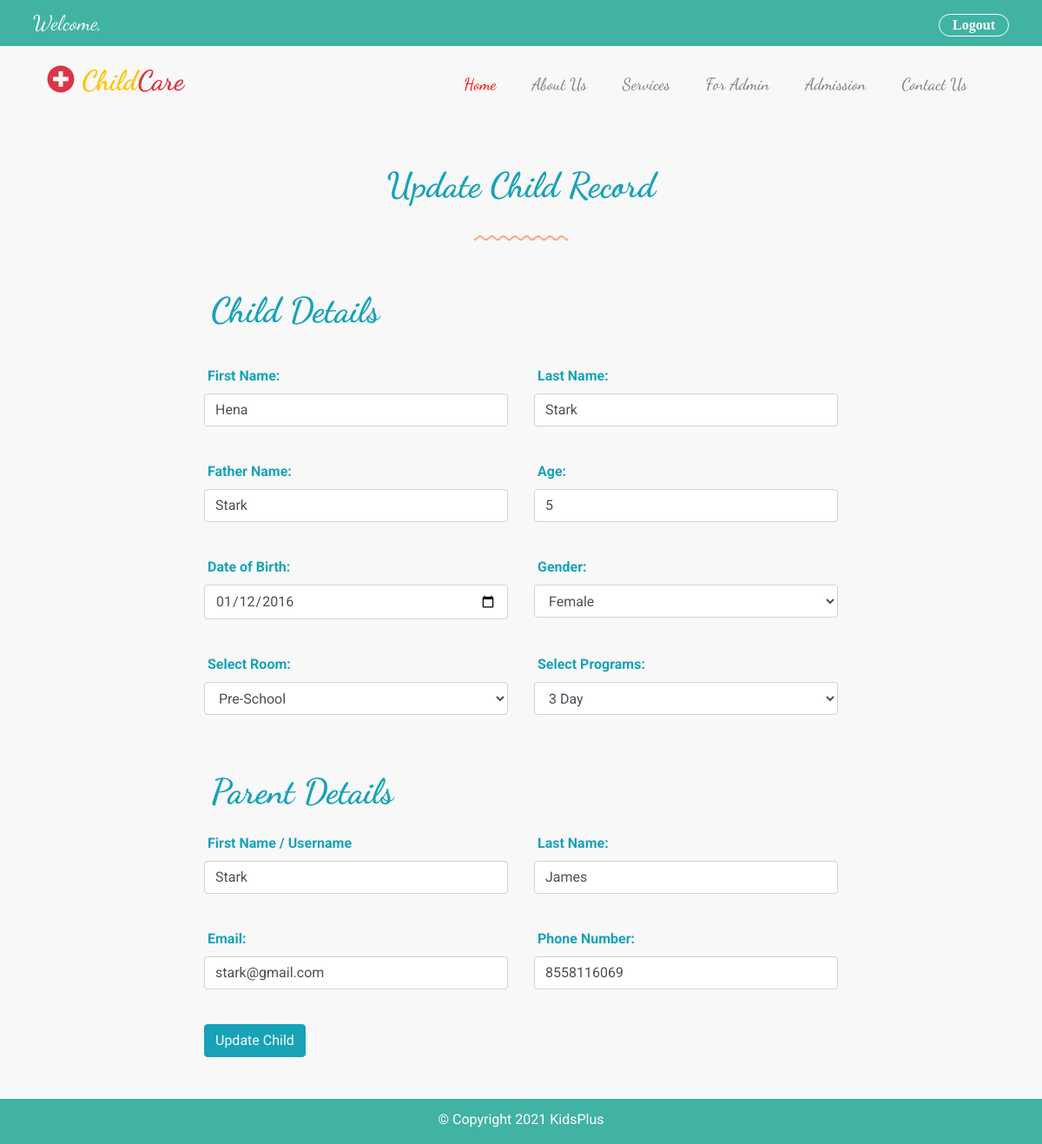
The app's page /admin/update_children.php?id=46 with its own data.
### tables this page shows
CREATE TABLE `child` (
  `child_id` int(16) NOT NULL,
  `child_first_name` varchar(255) NOT NULL,
  `child_last_name` varchar(255) NOT NULL,
  `child_father_name` varchar(255) NOT NULL,
  `child_age` int(4) NOT NULL,
  `child_dob` date NOT NULL,
  `child_gender` varchar(255) NOT NULL,
  `child_room` varchar(255) NOT NULL,
  `child_program` varchar(255) NOT NULL,
  `parent_email` varchar(255) NOT NULL
);

CREATE TABLE `parent` (
  `parent_id` int(16) NOT NULL,
  `parent_first_name` varchar(255) NOT NULL,
  `parent_last_name` varchar(255) NOT NULL,
  `parent_email` varchar(255) NOT NULL,
  `parent_phone_num` varchar(255) NOT NULL,
  `parent_pswd` varchar(255) NOT NULL,
  `child_id` int(16) DEFAULT NULL
);

### admin/update_children.php (the view, shortened to what this page needs)
<?php
require '../database/connection.php';
if(isset($_GET['id'])){
    $update_child_id = $_GET['id'];
    $query ="SELECT * FROM child WHERE child_id = $update_child_id";
    $execute_query = mysqli_query($connection, $query);
    if(mysqli_num_rows($execute_query) > 0){
        while($row = mysqli_fetch_assoc($execute_query)){
            $first_name = $row['child_first_name'];
            $last_name = $row['child_last_name'];
            $father_name = $row['child_father_name'];
            $age = $row['child_age'];
            $dob = $row['child_dob'];
            $gender = $row['child_gender'];
            $room = $row['child_room'];
            $program = $row['child_program'];
        }
        $stmt = "SELECT * FROM parent WHERE child_id = $update_child_id";
        $execute_stmt = mysqli_query($connection, $stmt);
        if(mysqli_num_rows($execute_stmt) > 0){
            while($row = mysqli_fetch_assoc($execute_stmt)){
                $parent_first_name = $row['parent_first_name'];
                $parent_last_name = $row['parent_last_name'];
                $parent_email = $row['parent_email'];
                $parent_phone_number = $row['parent_phone_num'];
            }
        }
    }
    else{
        $error  = "No record Found!";
    }
}
?>
<!DOCTYPE html>
<html lang="en">
<head>
    <link rel="stylesheet" href="https://maxcdn.bootstrapcdn.com/bootstrap/4.0.0/css/bootstrap.min.css">
    <link type="text/css" rel="stylesheet" href="../assets/css/style.css">
    <link type="text/css" rel="stylesheet" href="../assets/css/media.css">
    <link type="text/css" rel="stylesheet" href="../assets/css/fontawesome.css">
</head>
<body>
<header class="header-section">
    <?php require  'header.php';?>
</header>
<section class="container-fluid admission-sec admin-section mt-5 mb-5">
    <div class="container contact-container ">
        <div class="row heading-row  mb-5 ">
            <div class="col-sm-12 col-md-12 col-lg-12 admission-heading text-center">
                <h1 class="text-info font-weight-bold">Update Child Record</h1>
                <div class="admission-hed-img mt-4">
                    <img src="../assets/images/line-dec-2.png" alt="">
                </div>
            </div>
        </div>
        <div class="row admission-row">
            <div class="col-sm-12 col-md-12 col-lg-8  offset-lg-2 admission-form">
                <div class=" child-details w-100 mb-4 ml-2"><h1 class="text-info font-weight-bold">Child Details</h1></div>
                <div class="form-wrapper w-100">
                    <form method="post" action="update_children.php">
                        <div class="row input-row row-first">
                            <div class="col-sm-12 col-md-6 col-lg-6 input">
                            </div>
                            <div class="col-sm-12 col-md-6 col-lg-6 input">
                            </div>
                        </div>
                        <div class="row input-row row-first">
                            <div class="col-sm-12 col-md-6 col-lg-6 input">
                                <div class="form-group">
                                    <label  class="text-info ml-1 font-weight-bold">First Name:</label>
                                    <input type="text" name="ch-fname" class="form-control" placeholder="Enter First Name" value="<?php echo @$first_name; ?>" required>
                                </div>
                            </div>
                            <div class="col-sm-12 col-md-6 col-lg-6 input">
                                <div class="form-group">
                                    <label  class="text-info ml-1 font-weight-bold">Last Name:</label>
                                    <input type="text" name="ch-lname" class="form-control" placeholder="Enter Last Name" value="<?php echo @$last_name;?>" required>
                                </div>
                            </div>
                        </div>
                        <div class="row input-row row-second">
                            <div class="col-sm-12 col-md-6 col-lg-6 input">
                                <div class="form-group">
                                    <label  class="text-info ml-1 font-weight-bold">Father Name:</label>
                                    <input type="text" name="ch-father-name" class="form-control" placeholder="Enter Father Name" value="<?php echo @$father_name;?>" required>
                                </div>
                            </div>
                            <div class="col-sm-12 col-md-6 col-lg-6 input">
                                <div class="form-group">
                                    <label  class="text-info ml-1 font-weight-bold">Age:</label>
                                    <input type="text" name="ch-age" class="form-control" placeholder="Enter Child Age" value="<?php echo @$age;?>" required>
                                </div>
                            </div>
                        </div>
                        <div class="row input-row row-second">
                            <div class="col-sm-12 col-md-6 col-lg-6 input">
                                <div class="form-group">
                                    <label  class="text-info ml-1 font-weight-bold">Date of Birth:</label>
                                    <input type="date" name="ch-dob" class="form-control" value="<?php echo @$dob;?>" required >
                                </div>
                            </div>
                            <div class="col-sm-12 col-md-6 col-lg-6 input">
                                <div class="form-group">
                                    <label  class="text-info ml-1 font-weight-bold">Gender:</label>
                                    <select name="gender" class="form-control" id="gender">
                                        <?php if(!empty($gender)){?>
                                        <option value="<?php echo @$gender;?>" selected ><?php echo @$gender;?></option>
                                        <?php } else{?>
                                        <option value="Gender" selected >Select Gender</option>
                                        <?php } ?>
                                    </select>
                                </div>
                            </div>
                        </div>
                        <div class="row input-row row-third">
                            <div class="col-sm-12 col-md-6 col-lg-6 input">
                                <div class="form-group">
                                    <label for="room" class="text-info ml-1 font-weight-bold">Select Room:</label>
                                    <select name="room" class="form-control" id="room">
                                        <?php if(!empty($room)){?>
                                            <option value="<?php echo @$room;?>"  selected><?php echo @$room;?></option>
                                        <?php } else{?>
                                            <option value="Select Room"  selected >Select Room</option>
                                        <?php } ?>
                                    </select>
                                </div>
                            </div>
                            <div class="col-sm-12 col-md-6 col-lg-6 input">
                                <div class="form-group">
                                    <label for="programs" class="text-info ml-1 font-weight-bold">Select Programs:</label>
                                    <select name="programs"  class="form-control" id="programs">
                                        <?php if(!empty($program)){?>
                                            <option value="<?php echo @$program;?>"  selected><?php echo @$program;?></option>
                                        <?php } else{?>
                                            <option value="Select Program" selected >Select Programs</option>
                                        <?php } ?>
                                    </select>
                                </div>
                            </div>
                        </div>
                        <div class="parent-details w-100 mt-4 mb-4 ml-2"><h1 class="text-info font-weight-bold">Parent  Details</h1></div>
                        <div class="row input-row row-fourth">
                            <div class="col-sm-12 col-md-6 col-lg-6 input">
                                <div class="form-group">
                                    <label  class="text-info ml-1 font-weight-bold">First Name / Username</label>
                                    <input type="text" name="pt-fname" class="form-control" placeholder="Enter First Name" value="<?php echo @$parent_first_name;?>" required>
                                </div>
                            </div>
                            <div class="col-sm-12 col-md-6 col-lg-6 input">
                                <div class="form-group">
                                    <label  class="text-info ml-1 font-weight-bold">Last Name:</label>
                                    <input type="text" name="pt-lname" class="form-control" placeholder="Enter Last Name" value="<?php echo @$parent_last_name;?>" required>
                                </div>
                            </div>
                        </div>
                        <div class="row input-row row-fifth">
                            <div class="col-sm-12 col-md-6 col-lg-6 input">
                                <div class="form-group">
                                    <label  class="text-info ml-1 font-weight-bold">Email:</label>
                                    <input type="email" name="pt-email" class="form-control" placeholder="Enter Email" value="<?php echo @$parent_email;?>" required>
                                </div>
                            </div>
                            <div class="col-sm-12 col-md-6 col-lg-6 input">
                                <div class="form-group">
                                    <label  class="text-info ml-1 font-weight-bold">Phone Number:</label>
                                    <input type="text" name="pt-phone" class="form-control" placeholder="Enter Phone Number" value="<?php echo @$parent_phone_number;?>" required>
                                </div>
                            </div>
                        </div>
                        <div class="row input-row row-third">
                            <div class="col-sm-12 col-md-12 col-lg-12 input">
                                <button type="submit" name="update-child" class="btn btn-md text-light btn-info ">Update Child</button>
                            </div>
                        </div>
                    </form>
                </div>
            </div>
        </div>
    </div>
</section>
<?php require  'footer.php';?>
</body>
</html>

### assets/css/style.css (style rules this page uses)
:root { --body-background : #f8f8f8; --header-background: #41b3a3; --white: #fff; --black:#000; --blue : #005cbf; --red : #ff0004; --orange:#fd7e14; --sky:#17a2b8; --aqua:#41b3a3; --tomato:#FF6347; --tan:#D7B98C; --yellow:#FFFF00; --warning: #ffc107; --darkgray:#999999; --smoke:#E8E8E8; }
body { background-color: var(--body-background); position: relative; margin: 0px; padding: 0px; box-sizing: border-box; font-family: 'Roboto', sans-serif !important; }
section h1, h2, h3, h4, a, span { font-family: 'Dancing Script', cursive; }
.public-section, .admin-section { min-height: 100vh; }

### records on screen
child: ch-fname "Hena", ch-lname "Stark", ch-father-name "Stark", ch-age "5", ch-dob "01/12/2016", gender "Female", room "Pre-School", programs "3 Day"
parent: pt-fname "Stark", pt-lname "James", pt-email "stark@gmail.com", pt-phone "8558116069"
